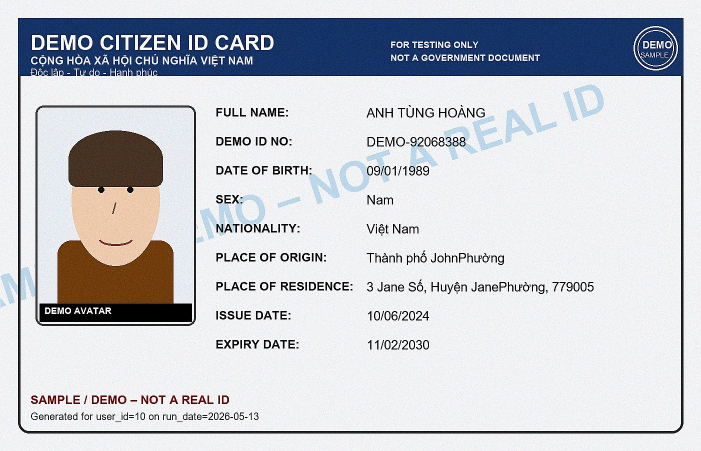
#> input picture output/unstructured/documents/doc_type=id_card/run_date=2026-05-13/user_id=10/id_card_scan.jpg, 1402 x 902 px (shown at 1/2 size)
$ python -i ocr_extract_id_card.py   (imports and definitions only)
#> lines starting #> are read from the running program, lines starting #| are printed output that depends on the picture; after the words box and inside, x2 and y2 are one past the last pixel; in counts of white or black regions, pixels touching at a corner belong together
"""
OCR Extraction Pipeline cho CCCD (Căn Cước Công Dân / ID Card)

Pipeline:
1. Load ảnh
2. Preprocess (deskew, warp, orient, CLAHE/sharpen)
3. OCR – label-anchored extraction + ROI fallback
4. Parse & Structure
5. Confidence Scoring
6. Save CSV

Fields extracted:
  full_name | id_number | date_of_birth | sex | nationality
  place_of_origin | place_of_residence | issue_date | expiry_date

Usage:
    python scripts/extract/ocr_extract_id_card.py --run-date 2026-05-29
    python scripts/extract/ocr_extract_id_card.py --input-dir data/... --run-date 2026-05-29 --limit 10
"""

from __future__ import annotations

import argparse
import re
import sys
import unicodedata
from dataclasses import dataclass
from difflib import SequenceMatcher
from pathlib import Path

import cv2
import numpy as np
import pandas as pd

PROJECT_ROOT = Path(__file__).resolve().parents[2]
sys.path.insert(0, str(PROJECT_ROOT))

try:
    from paddleocr import PaddleOCR
except ImportError:
    PaddleOCR = None  # type: ignore

OCR_LANG = "en"

# ---------------------------------------------------------------------------
# ROI definitions – fractions relative to warped image (out_w=1000)
# Source: ocr_extract_id_card.ipynb
# ---------------------------------------------------------------------------

@dataclass
class ROI:
    name: str
    x1: float
    y1: float
    x2: float
    y2: float


FRONT_ROIS = [
    ROI("full_name",           0.510, 0.200, 0.925, 0.265),
    ROI("id_number",           0.510, 0.285, 0.925, 0.330),
    ROI("date_of_birth",       0.510, 0.355, 0.725, 0.400),
    ROI("sex",                 0.510, 0.425, 0.635, 0.470),
    ROI("nationality",         0.510, 0.495, 0.775, 0.540),
    ROI("place_of_origin",     0.510, 0.565, 0.925, 0.610),
    ROI("place_of_residence",  0.510, 0.630, 0.965, 0.690),
    ROI("issue_date",          0.510, 0.700, 0.710, 0.745),
    ROI("expiry_date",         0.510, 0.765, 0.710, 0.810),
]

FIELD_LABELS = {
    "full_name":          ["FULL NAME"],
    "id_number":          ["DEMO ID NO", "ID NO"],
    "date_of_birth":      ["DATE OF BIRTH", "BIRTH"],
    "sex":                ["SEX"],
    "nationality":        ["NATIONALITY"],
    "place_of_origin":    ["PLACE OF ORIGIN", "ORIGIN"],
    "place_of_residence": ["PLACE OF RESIDENCE", "RESIDENCE"],
    "issue_date":         ["ISSUE DATE"],
    "expiry_date":        ["EXPIRY DATE", "EXPIRY"],
}

_WATERMARK_PATTERNS = [
    r"\bNOT\s+A\s+REAL\s+ID\b", r"\bREAL\s+ID\b", r"\bEAL\s*ID\b",
    r"\bEALID\b", r"\bRALID\b", r"\bALID\b", r"\bDEMO\b", r"\bSAMPLE\b",
]


# ---------------------------------------------------------------------------
# Image helpers
# ---------------------------------------------------------------------------

def normalize_width(bgr: np.ndarray, out_w: int = 1000) -> np.ndarray:
    h, w = bgr.shape[:2]
    if w == out_w:
        return bgr
    out_h = max(1, int(h * out_w / max(1, w)))
    return cv2.resize(bgr, (out_w, out_h),
                      interpolation=cv2.INTER_AREA if out_w < w else cv2.INTER_CUBIC)


# [11 lines left out: function _rotate_bound, not called in this run]


def _skew_from_edges(edges: np.ndarray, min_len: int) -> float | None:
    lines = cv2.HoughLinesP(edges, 1, np.pi / 180, threshold=50,
                            minLineLength=min_len, maxLineGap=20)
    if lines is None:
        return None
    angles, weights = [], []
    for x1, y1, x2, y2 in lines[:, 0]:
        angle = float(np.degrees(np.arctan2(y2 - y1, x2 - x1)))
        angle = ((angle + 90.0) % 180.0) - 90.0
        if angle > 45.0:
            angle -= 90.0
        elif angle < -45.0:
            angle += 90.0
        if abs(angle) <= 30.0:
            angles.append(angle)
            weights.append(float(np.hypot(x2 - x1, y2 - y1)))
    if not angles:
        return None
    order = np.argsort(angles)
    cumsum = np.cumsum(np.asarray(weights, dtype=np.float32)[order])
    return float(np.asarray(angles, dtype=np.float32)[order][
        int(np.searchsorted(cumsum, cumsum[-1] * 0.5))])


def _estimate_skew(bgr: np.ndarray) -> float | None:
    h, w = bgr.shape[:2]
    min_len = max(80, int(min(h, w) * 0.25))
    hsv = cv2.cvtColor(bgr, cv2.COLOR_BGR2HSV)
    blue_mask = cv2.inRange(hsv, np.array([85, 45, 20]), np.array([135, 255, 190]))
    blue_mask = cv2.morphologyEx(blue_mask, cv2.MORPH_CLOSE,
                                  np.ones((7, 7), np.uint8), iterations=2)
    angle = _skew_from_edges(cv2.Canny(blue_mask, 50, 150),
                              max(40, int(min(h, w) * 0.18)))
    if angle is not None:
        return angle
    gray = cv2.GaussianBlur(cv2.cvtColor(bgr, cv2.COLOR_BGR2GRAY), (5, 5), 0)
    edges = cv2.dilate(cv2.Canny(gray, 50, 150), np.ones((3, 3), np.uint8), iterations=1)
    return _skew_from_edges(edges, min_len)


def deskew(bgr: np.ndarray, min_abs: float = 0.75) -> tuple[np.ndarray, float]:
    angle = _estimate_skew(bgr)
    if angle is None or abs(angle) < min_abs:
        return bgr, 0.0
    candidates = [(0.0, bgr, angle)]
    for rot in (-angle, angle):
        rotated = _rotate_bound(bgr, rot)
        residual = _estimate_skew(rotated)
        candidates.append((rot, rotated, residual if residual is not None else 999.0))
    best_rot, best_img, _ = min(candidates, key=lambda t: abs(t[2]))
    return best_img, float(best_rot)


def _order_points(pts: np.ndarray) -> np.ndarray:
    rect = np.zeros((4, 2), dtype=np.float32)
    s = pts.sum(axis=1)
    rect[0], rect[2] = pts[np.argmin(s)], pts[np.argmax(s)]
    diff = np.diff(pts, axis=1)
    rect[1], rect[3] = pts[np.argmin(diff)], pts[np.argmax(diff)]
    return rect


def _is_card_quad(pts: np.ndarray, area_img: float) -> bool:
    rect = _order_points(pts)
    tl, tr, br, bl = rect
    w = max(np.linalg.norm(br - bl), np.linalg.norm(tr - tl))
    h = max(np.linalg.norm(tr - br), np.linalg.norm(tl - bl))
    aspect = max(w, h) / max(1.0, min(w, h))
    return cv2.contourArea(pts) / max(1.0, area_img) >= 0.25 and 1.25 <= aspect <= 1.95


def _find_quad(edges: np.ndarray, area_img: float,
               offset: tuple[int, int] = (0, 0)) -> np.ndarray | None:
    ox, oy = offset
    cnts, _ = cv2.findContours(edges, cv2.RETR_LIST, cv2.CHAIN_APPROX_SIMPLE)
    for c in sorted(cnts, key=cv2.contourArea, reverse=True)[:40]:
        approx = cv2.approxPolyDP(c, 0.02 * cv2.arcLength(c, True), True)
        if len(approx) == 4:
            pts = approx.reshape(4, 2).astype(np.float32)
            pts[:, 0] -= ox
            pts[:, 1] -= oy
            if _is_card_quad(pts, area_img):
                return _order_points(pts)
    for c in sorted(cnts, key=cv2.contourArea, reverse=True)[:40]:
        if cv2.contourArea(c) <= 0:
            continue
        box = cv2.boxPoints(cv2.minAreaRect(c)).astype(np.float32)
        box[:, 0] -= ox
        box[:, 1] -= oy
        if _is_card_quad(box, area_img):
            return _order_points(box)
    return None


def find_document_quad(bgr: np.ndarray) -> np.ndarray | None:
    h, w = bgr.shape[:2]
    pad = max(20, int(min(h, w) * 0.04))
    padded = cv2.copyMakeBorder(bgr, pad, pad, pad, pad,
                                cv2.BORDER_CONSTANT, value=(255, 255, 255))
    gray = cv2.GaussianBlur(cv2.cvtColor(padded, cv2.COLOR_BGR2GRAY), (5, 5), 0)
    edges = cv2.dilate(
        cv2.morphologyEx(cv2.Canny(gray, 35, 120), cv2.MORPH_CLOSE,
                         np.ones((9, 9), np.uint8), iterations=2),
        np.ones((3, 3), np.uint8), iterations=1)
    quad = _find_quad(edges, h * w, offset=(pad, pad))
    if quad is not None:
        return quad
    gray = cv2.GaussianBlur(cv2.cvtColor(bgr, cv2.COLOR_BGR2GRAY), (5, 5), 0)
    edges = cv2.dilate(cv2.Canny(gray, 50, 150), np.ones((3, 3), np.uint8), iterations=1)
    return _find_quad(edges, h * w)


def warp_document(bgr: np.ndarray, quad: np.ndarray, out_w: int = 1000) -> np.ndarray:
    tl, tr, br, bl = quad
    max_w = int(max(np.linalg.norm(br - bl), np.linalg.norm(tr - tl)))
    max_h = int(max(np.linalg.norm(tr - br), np.linalg.norm(tl - bl)))
    out_h = int(max_h * out_w / max(1, max_w))
    dst = np.array([[0, 0], [out_w - 1, 0], [out_w - 1, out_h - 1], [0, out_h - 1]],
                   dtype=np.float32)
    return cv2.warpPerspective(bgr, cv2.getPerspectiveTransform(quad, dst), (out_w, out_h))


def is_plausible_front_card_image(bgr: np.ndarray) -> bool:
    h, w = bgr.shape[:2]
    return 0.50 <= h / max(1, w) <= 0.85


# [24 lines left out: function normalize_front_orientation, not called in this run]


def normalize_card_geometry(bgr: np.ndarray, out_w: int = 1000) -> np.ndarray:
    bgr = normalize_width(bgr, out_w=out_w)
    bgr, _ = deskew(bgr, min_abs=0.20)
    quad = find_document_quad(bgr)
    return warp_document(bgr, quad, out_w=out_w) if quad is not None else normalize_width(bgr, out_w=out_w)


# [10 lines left out: function preprocess_for_ocr, not called in this run]


def scale_rois(rois: list[ROI], w: int, h: int) -> dict[str, tuple[int, int, int, int]]:
    return {r.name: (int(r.x1 * w), int(r.y1 * h),
                     int(r.x2 * w), int(r.y2 * h)) for r in rois}


# ---------------------------------------------------------------------------
# Text helpers
# ---------------------------------------------------------------------------

# [78 lines left out: functions clean_text, strip_watermark, _accentless, _drop_watermark_tokens, parse_field, is_plausible and 1 more, not called in this run]


# ---------------------------------------------------------------------------
# OCR dataclass & helpers
# ---------------------------------------------------------------------------

@dataclass
class OCRBox:
    text: str
    score: float
    x1: float
    y1: float
    x2: float
    y2: float

    @property
    def cx(self) -> float:
        return (self.x1 + self.x2) / 2.0

    @property
    def cy(self) -> float:
        return (self.y1 + self.y2) / 2.0

    @property
    def h(self) -> float:
        return max(1.0, self.y2 - self.y1)


# [53 lines left out: functions _box_to_xyxy, ocr_predict_text, ocr_predict_boxes, not called in this run]


# ---------------------------------------------------------------------------
# Label-anchored extraction
# ---------------------------------------------------------------------------

def _match_key(text: str) -> str:
    return re.sub(r"[^a-z0-9]+", "", text.lower())


# [5 lines left out: function _label_sim, not called in this run]


def _is_label(text: str) -> bool:
    return any(_label_sim(text, lbl) >= 0.78 for lbls in FIELD_LABELS.values() for lbl in lbls)


def _is_watermark(text: str) -> bool:
    key = _match_key(text)
    return any(p in key for p in ["notarealid", "realid", "sample", "alid"])


# [7 lines left out: function _find_label_box, not called in this run]


def _voverlap(a: OCRBox, b: OCRBox) -> float:
    return max(0.0, min(a.y2, b.y2) - max(a.y1, b.y1)) / max(1.0, min(a.h, b.h))


# [279 lines left out: functions extract_by_labels, _binary_for_ocr, _name_roi_variants, _choose_best, ocr_name_fallback, process_directory and 1 more, not called in this run]


# [2 lines not run here, left out]

>>> import cv2
>>> picture = cv2.imread('../../output/unstructured/documents/doc_type=id_card/run_date=2026-05-13/user_id=10/id_card_scan.jpg')
#> picture is the input picture: shape (902, 1402, 3); mean B, G, R 208.3, 202.5, 200.1
>>> result = normalize_card_geometry(picture)
#> in _estimate_skew, `blue_mask = cv2.inRange(hsv, np.array([85, 45, 20]), np.array([135, 25..`:
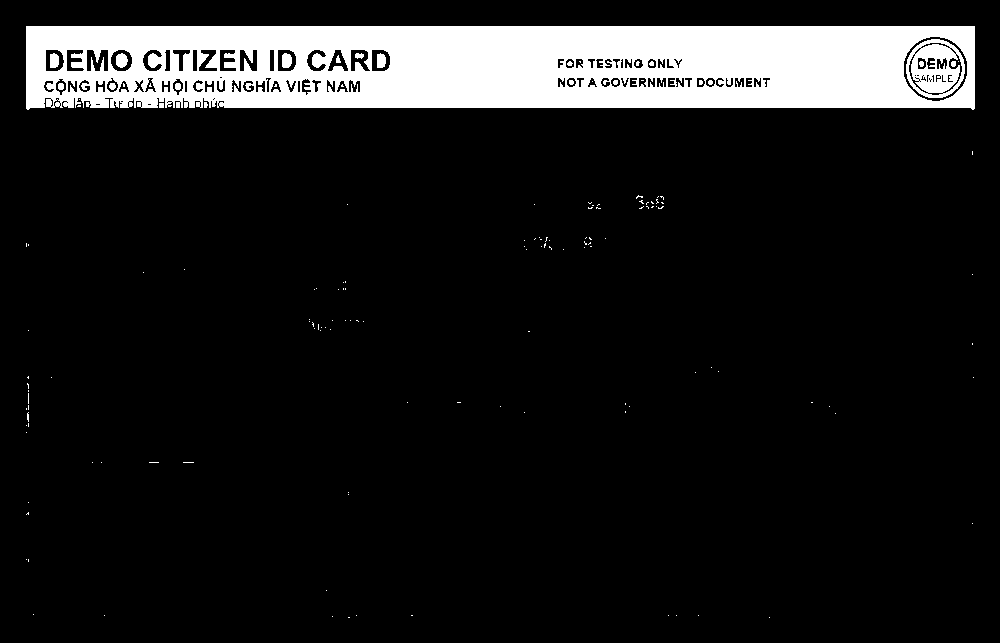
#> blue_mask: shape (643, 1000); 11% white; 148 white regions (128 under 20 px), largest, box (x1, y1, x2, y2) and area: (26, 26, 975, 110) 67236, (906, 39, 965, 98) 2126, (116, 53, 128, 68) 139
#> in _estimate_skew, `blue_mask = cv2.morphologyEx(blue_mask, cv2.MORPH_CLOSE, np.ones((7, 7..`:
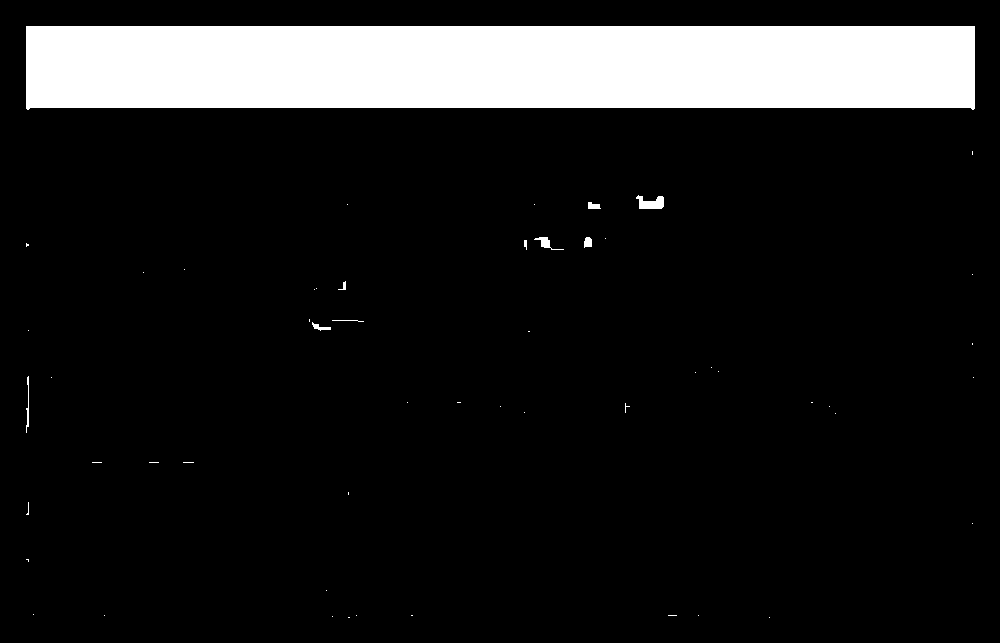
#> blue_mask: shape (643, 1000); 12.2% white; 54 white regions (44 under 20 px), largest, box (x1, y1, x2, y2) and area: (26, 26, 975, 110) 77830, (636, 195, 664, 209) 261, (534, 237, 564, 250) 120
#> in _skew_from_edges, `lines = cv2.HoughLinesP(edges, 1, np.pi / 180, threshold=50, minLineLe..`: lines = [[27, 25, 973, 25], [25, 107, 974, 107]]
#> in _skew_from_edges, `lines = cv2.HoughLinesP(edges, 1, np.pi / 180, threshold=50, minLineLe..`:
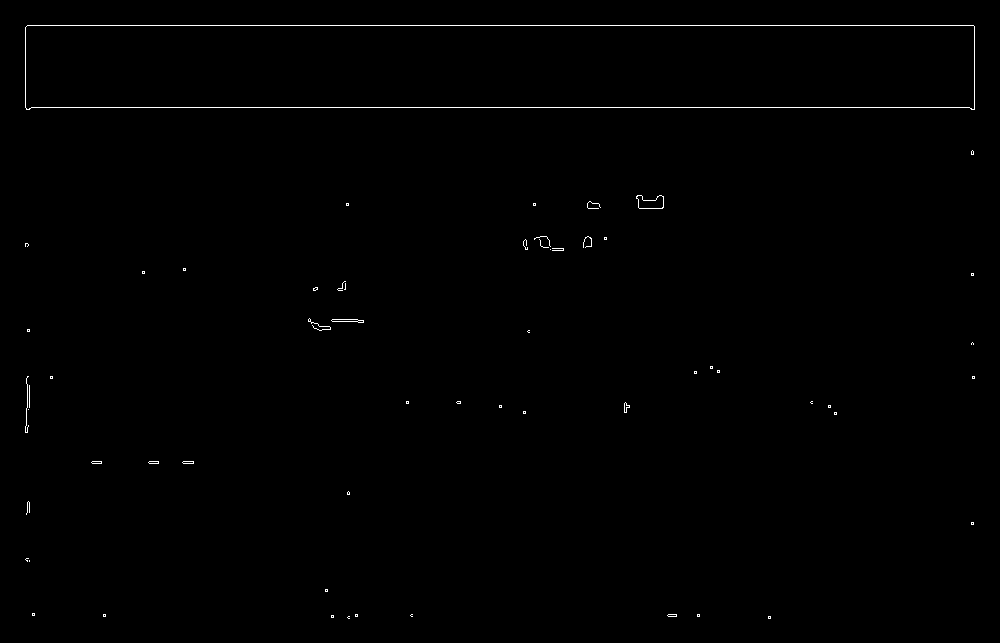
#> edges: shape (643, 1000); 0.46% white in thin lines or dots, all inside (x1, y1, x2, y2) = (25, 25, 975, 619)
#> the loop in _skew_from_edges, `for x1, y1, x2, y2 in lines[:, 0]:` made 2 passes
#> (x1, y1, x2, y2, angle) on passes 1 to 2: (27, 25, 973, 25, 0), (25, 107, 974, 107, 0)
#> after the loop in _skew_from_edges, `for x1, y1, x2, y2 in lines[:, 0]:`: angles = [0, 0]; weights = [946, 949]
#> in _skew_from_edges, `order = np.argsort(angles)`: order = [0, 1]
#> in _skew_from_edges, `cumsum = np.cumsum(np.asarray(weights, dtype=np.float32)[order])`: cumsum = [946, 1895]
#> in _estimate_skew, `angle = _skew_from_edges(cv2.Canny(blue_mask, 50, 150), max(40, int(mi..`: angle = 0
#> in find_document_quad, `padded = cv2.copyMakeBorder(bgr, pad, pad, pad, pad, cv2.BORDER_CONSTA..`:
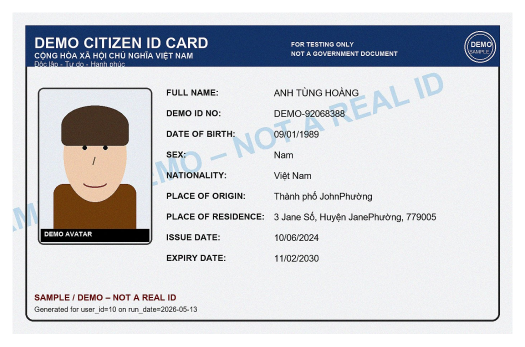
#> padded: shape (693, 1050, 3) (shown at 1/2 size); mean of channels 0, 1, 2 213.8, 208.6, 206.5; drawn as B, G, R
#> in find_document_quad, `gray = cv2.GaussianBlur(cv2.cvtColor(padded, cv2.COLOR_BGR2GRAY), (5, ..`:
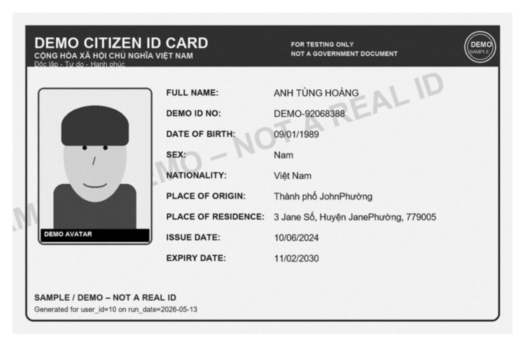
#> gray: shape (693, 1050) (shown at 1/2 size); min 0, max 255, mean 208.5
#> in find_document_quad, `edges = cv2.dilate( cv2.morphologyEx(cv2.Canny(gray, 35, 120), cv2.MOR..`:
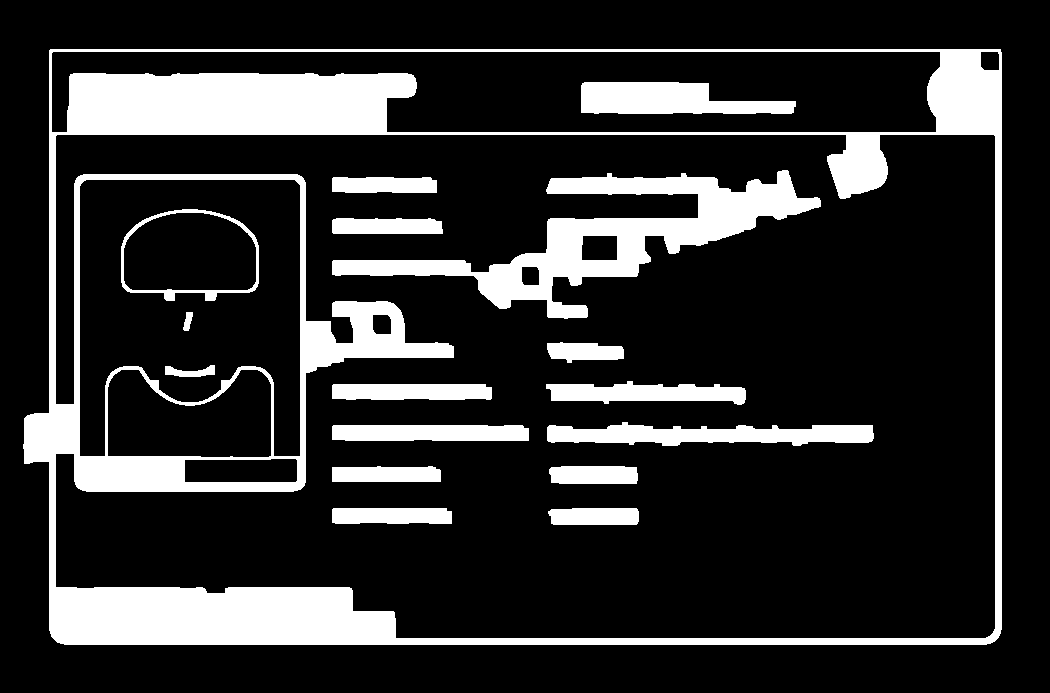
#> edges: shape (693, 1050); 18.3% white; 17 white regions
#> in _find_quad, `cnts, _ = cv2.findContours(edges, cv2.RETR_LIST, cv2.CHAIN_APPROX_SIMP..`: cnts = 27 contours; largest, box (x1, y1, x2, y2) and area: (23, 49, 1002, 645) 567508, (55, 134, 996, 639) 375468, (51, 51, 941, 133) 52284, (79, 179, 301, 457) 48628, (332, 170, 821, 319) 19510
#> the loop in _find_quad, `for c in sorted(cnts, key=cv2.contourArea, reverse=True)[:40]:` made 1 pass
#> (tl in _is_card_quad, tr in _is_card_quad, br in _is_card_quad, bl in _is_card_quad) on pass 1: ([24, 25], [975, 24], [973, 612], [32, 617])
#> in find_document_quad, `quad = _find_quad(edges, h * w, offset=(pad, pad))`: quad = [[24, 25], [975, 24], [973, 612], [32, 617]]
#> in warp_document, `tl, tr, br, bl = quad`: tl = [24, 25]; tr = [975, 24]; br = [973, 612]; bl = [32, 617]
#> in warp_document, `max_w = int(max(np.linalg.norm(br - bl), np.linalg.norm(tr - tl)))`: max_w = 951
#> in warp_document, `max_h = int(max(np.linalg.norm(tr - br), np.linalg.norm(tl - bl)))`: max_h = 592
#> in warp_document, `out_h = int(max_h * out_w / max(1, max_w))`: out_h = 622
#> in warp_document, `dst = np.array([[0, 0], [out_w - 1, 0], [out_w - 1, out_h - 1], [0, ou..`: dst = [[0, 0], [999, 0], [999, 621], [0, 621]]
#> in warp_document, `return cv2.warpPerspective(bgr, cv2.getPerspectiveTransform(quad, dst)..`:
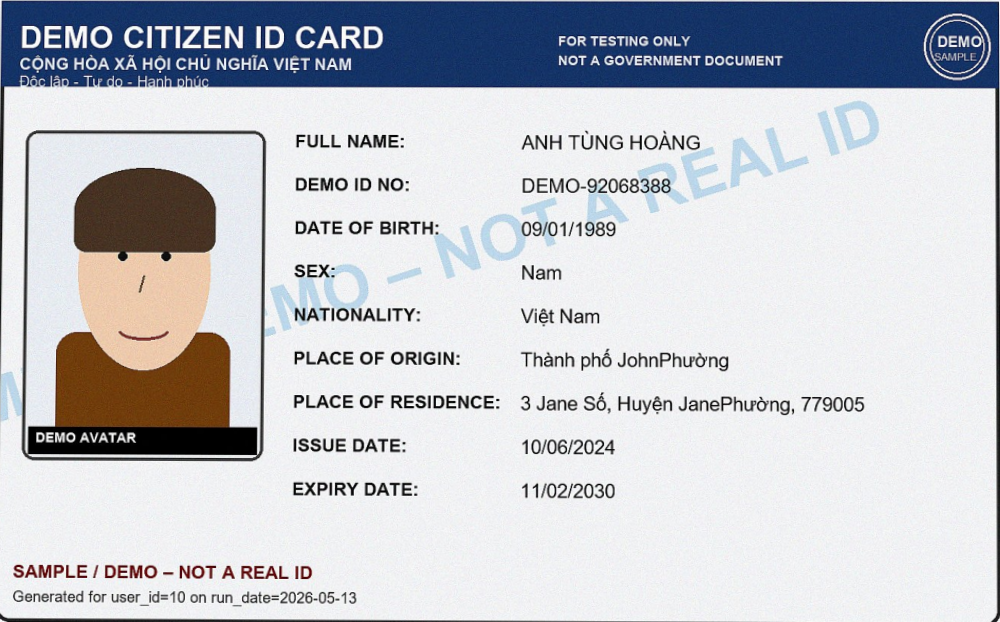
#> returned value: shape (622, 1000, 3); mean of channels 0, 1, 2 204.8, 198.4, 195.9; drawn as B, G, R
